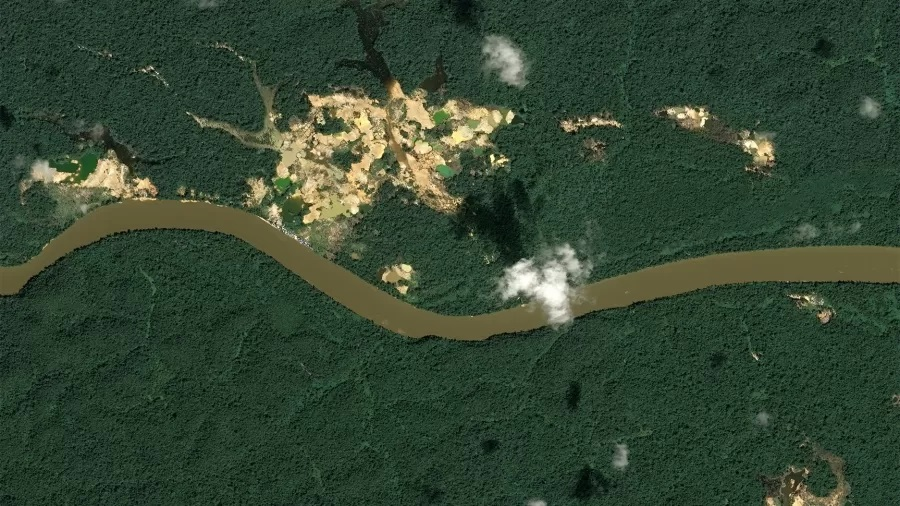
#> input picture codes/prática5/amazonia2.jpg, 900 x 506 px
$ python kmeans_falsa_cor_k_variaveis.py
#> lines starting #> are read from the running program, lines starting #| are printed output that depends on the picture
import numpy as np
import cv2
img = cv2.imread('amazonia2.jpg')
#> img is the input picture: shape (506, 900, 3); mean B, G, R 50.8, 70.7, 51.9
Z = img.reshape((-1,3))
# convert to np.float32
Z = np.float32(Z)
# define criteria, number of clusters(K) and apply kmeans()
criteria = (cv2.TERM_CRITERIA_EPS + cv2.TERM_CRITERIA_MAX_ITER, 10, 1.0)
K = int(input("Entre com numero de clusters (2 a 10): "))
#> the answer given: 3
ret,label,center=cv2.kmeans(Z,K,None,criteria,10,cv2.KMEANS_RANDOM_CENTERS)
#> ret = 295239486; center = [[67.84, 96.24, 89.41], [41.87, 58.87, 35.77], [143.7, 184.4, 195.9]]
# Now convert back into uint8, and make original image
center = np.uint8(center)
#> center = [[67, 96, 89], [41, 58, 35], [143, 184, 195]]
res = center[label.flatten()]
res2 = res.reshape((img.shape))
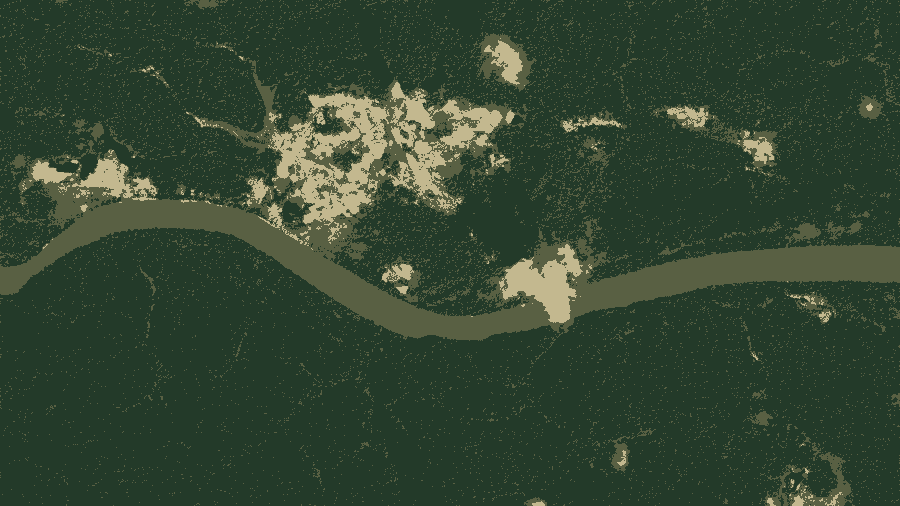
#> res2: shape (506, 900, 3); mean B, G, R 49.9, 70, 51.2
final=np.concatenate((img,res2),axis=1)
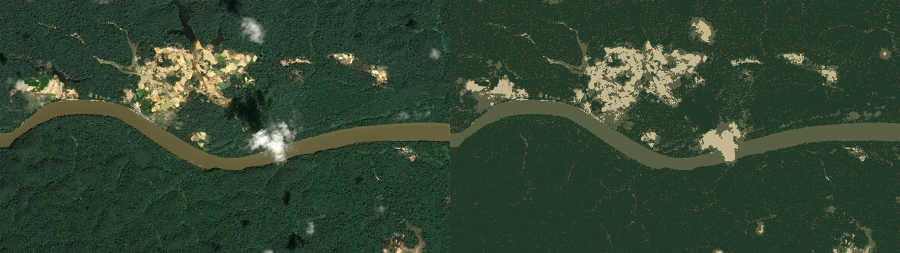
#> final: shape (506, 1800, 3) (shown at 1/2 size); mean B, G, R 50.3, 70.4, 51.5
cv2.imshow('res2',final)
num=center.shape[0]
#> num = 3
k=np.ones((10,100,100,3),np.uint8)
for j in range(0,num):
  print("Centro do cluster %d:"%j)
  print(center[j])
#> this loop made 3 passes
#| [67 96 89]
#| [41 58 35]
#| [143 184 195]


#k1= np.ones((100,100,3),np.uint8)
#k2=np.ones((100,100,3),np.uint8)
#k3=np.ones((100,100,3),np.uint8)
for j in range(0,num):
  k[j,:,:,0]=[center[j][0]]
  k[j,:,:,1]=[center[j][1]]
  k[j,:,:,2]=[center[j][2]]
'''
k2[:,:,0]=[center[1][0]]
k2[:,:,1]=[center[1][1]]
k2[:,:,2]=[center[1][2]]

k3[:,:,0]=[center[2][0]]
k3[:,:,1]=[center[2][1]]
k3[:,:,2]=[center[2][2]]
'''
final=np.concatenate((k[0],k[1],k[2],k[3],k[4],k[5],k[6],k[7]),axis=1)
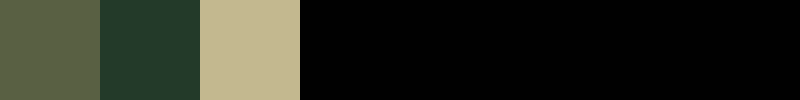
#> final: shape (100, 800, 3); mean of channels 0, 1, 2 32, 42.9, 40.5; drawn as B, G, R

cv2.imshow("cores dos clusters",final)
cv2.waitKey(0)
cv2.destroyAllWindows()

$ run again, with codes/prática5/amazonia1.jpg copied over codes/prática5/amazonia2.jpg
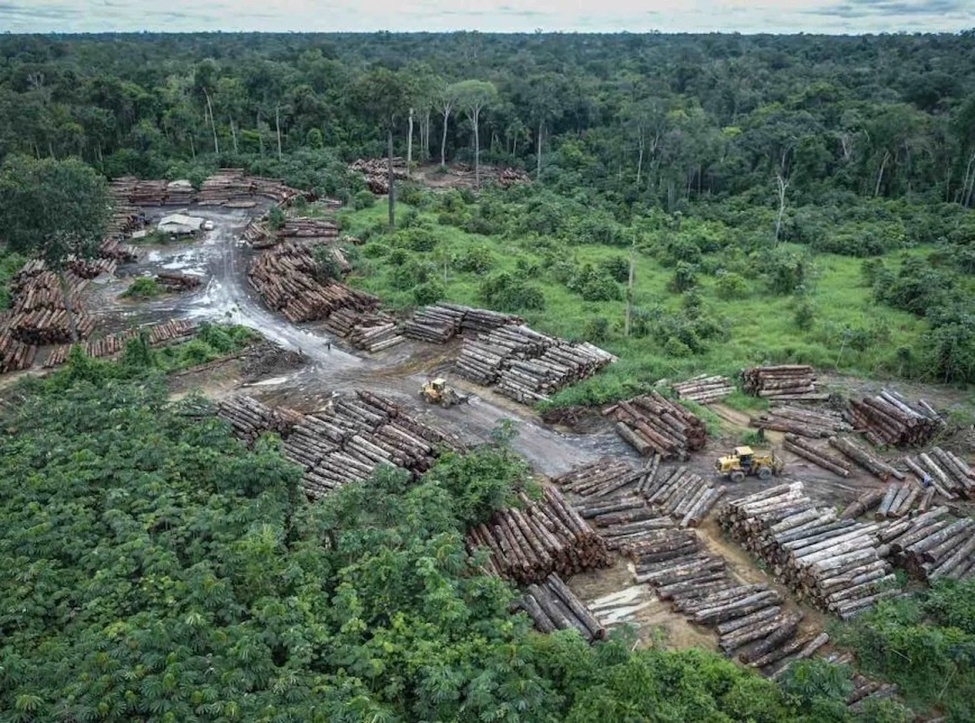
#> input picture codes/prática5/amazonia1.jpg, 975 x 723 px, shrunk from 1165 x 864 before the run
#> img is the input picture: shape (723, 975, 3); mean B, G, R 90.6, 104.7, 87.5
#> `ret,label,center=cv2.kmeans(Z,K,None,criteria,10,cv2.KMEANS_RANDOM_CEN..`: ret = 853540246; center = [[193.5, 192.7, 184.5], [101.8, 119.2, 102], [56.05, 70.73, 51.33]]
#> `center = np.uint8(center)`: center = [[193, 192, 184], [101, 119, 102], [56, 70, 51]]
#> `final=np.concatenate((img,res2),axis=1)`:
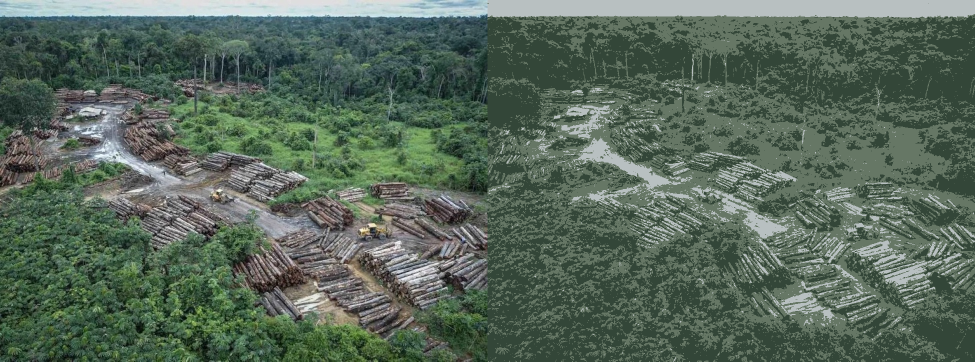
#> final: shape (723, 1950, 3) (shown at 1/2 size); mean B, G, R 90.4, 104.5, 87.4
#> the loop `for j in range(0,num):` made 3 passes
#| [193 192 184]
#| [101 119 102]
#| [56 70 51]
#> `final=np.concatenate((k[0],k[1],k[2],k[3],k[4],k[5],k[6],k[7]),axis=1)`:
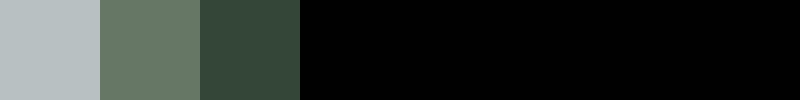
#> final: shape (100, 800, 3); mean of channels 0, 1, 2 44.4, 48.2, 42.8; drawn as B, G, R
